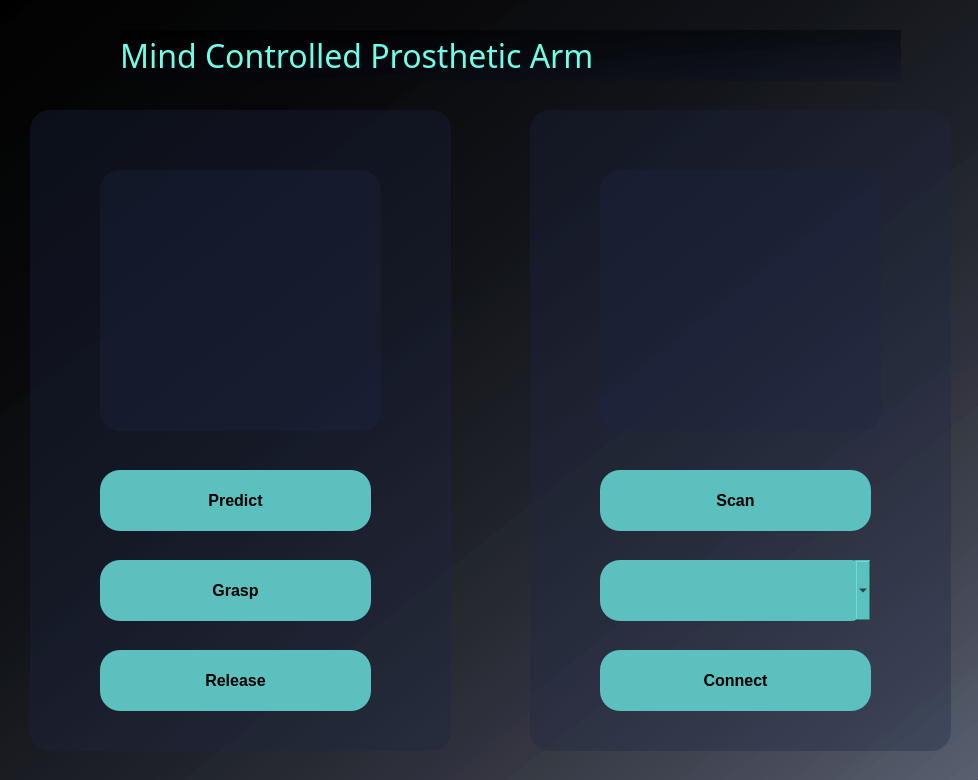
<?xml version="1.0" encoding="UTF-8"?>
<ui version="4.0">
 <class>MainWindow</class>
 <widget class="QMainWindow" name="MainWindow">
  <property name="geometry">
   <rect>
    <x>0</x>
    <y>0</y>
    <width>978</width>
    <height>780</height>
   </rect>
  </property>
  <property name="windowTitle">
   <string>MainWindow</string>
  </property>
  <property name="styleSheet">
   <string notr="true">background-color: qlineargradient(spread:pad, x1:0, y1:0, x2:1, y2:1, stop:0 rgba(0, 0, 0, 255), stop:0.0199005 rgba(0, 0, 0, 200), stop:0.995025  rgba(11, 19, 43, 80), stop:1 rgba(11, 19, 43, 255));</string>
  </property>
  <widget class="QWidget" name="centralwidget">
   <widget class="QFrame" name="frame">
    <property name="geometry">
     <rect>
      <x>30</x>
      <y>110</y>
      <width>421</width>
      <height>641</height>
     </rect>
    </property>
    <property name="styleSheet">
     <string notr="true">background-color: rgb(28, 37, 65, 85);
border-radius: 20px;</string>
    </property>
    <property name="frameShape">
     <enum>QFrame::StyledPanel</enum>
    </property>
    <property name="frameShadow">
     <enum>QFrame::Raised</enum>
    </property>
    <widget class="QPushButton" name="open_button">
     <property name="geometry">
      <rect>
       <x>70</x>
       <y>450</y>
       <width>271</width>
       <height>61</height>
      </rect>
     </property>
     <property name="font">
      <font>
       <pointsize>12</pointsize>
       <weight>75</weight>
       <bold>true</bold>
      </font>
     </property>
     <property name="styleSheet">
      <string notr="true">background-color: rgb(91,192,190);
border-radius: 20px;</string>
     </property>
     <property name="text">
      <string>Grasp</string>
     </property>
    </widget>
    <widget class="QPushButton" name="close_button">
     <property name="geometry">
      <rect>
       <x>70</x>
       <y>540</y>
       <width>271</width>
       <height>61</height>
      </rect>
     </property>
     <property name="font">
      <font>
       <pointsize>12</pointsize>
       <weight>75</weight>
       <bold>true</bold>
      </font>
     </property>
     <property name="styleSheet">
      <string notr="true">background-color: rgb(91,192,190);
border-radius: 20px;</string>
     </property>
     <property name="text">
      <string>Release</string>
     </property>
    </widget>
    <widget class="QLabel" name="arm_state">
     <property name="geometry">
      <rect>
       <x>70</x>
       <y>60</y>
       <width>281</width>
       <height>261</height>
      </rect>
     </property>
     <property name="text">
      <string/>
     </property>
    </widget>
    <widget class="QPushButton" name="predictions_button">
     <property name="geometry">
      <rect>
       <x>70</x>
       <y>360</y>
       <width>271</width>
       <height>61</height>
      </rect>
     </property>
     <property name="font">
      <font>
       <pointsize>12</pointsize>
       <weight>75</weight>
       <bold>true</bold>
      </font>
     </property>
     <property name="styleSheet">
      <string notr="true">background-color: rgb(91,192,190);
border-radius: 20px;</string>
     </property>
     <property name="text">
      <string>Predict</string>
     </property>
    </widget>
   </widget>
   <widget class="QLabel" name="title_label">
    <property name="geometry">
     <rect>
      <x>120</x>
      <y>30</y>
      <width>781</width>
      <height>51</height>
     </rect>
    </property>
    <property name="font">
     <font>
      <family>OCR A Extended</family>
      <pointsize>24</pointsize>
     </font>
    </property>
    <property name="styleSheet">
     <string notr="true">color: rgb(111, 255, 233);</string>
    </property>
    <property name="text">
     <string>Mind Controlled Prosthetic Arm</string>
    </property>
   </widget>
   <widget class="QFrame" name="frame_2">
    <property name="geometry">
     <rect>
      <x>530</x>
      <y>110</y>
      <width>421</width>
      <height>641</height>
     </rect>
    </property>
    <property name="styleSheet">
     <string notr="true">background-color: rgb(28, 37, 65, 85);
border-radius: 20px;</string>
    </property>
    <property name="frameShape">
     <enum>QFrame::StyledPanel</enum>
    </property>
    <property name="frameShadow">
     <enum>QFrame::Raised</enum>
    </property>
    <widget class="QPushButton" name="connect_button">
     <property name="geometry">
      <rect>
       <x>70</x>
       <y>540</y>
       <width>271</width>
       <height>61</height>
      </rect>
     </property>
     <property name="font">
      <font>
       <pointsize>12</pointsize>
       <weight>75</weight>
       <bold>true</bold>
      </font>
     </property>
     <property name="styleSheet">
      <string notr="true">background-color: rgb(91,192,190);
border-radius: 20px;</string>
     </property>
     <property name="text">
      <string>Connect</string>
     </property>
    </widget>
    <widget class="QLabel" name="serial_label">
     <property name="geometry">
      <rect>
       <x>70</x>
       <y>60</y>
       <width>281</width>
       <height>261</height>
      </rect>
     </property>
     <property name="text">
      <string/>
     </property>
    </widget>
    <widget class="QPushButton" name="scan_button">
     <property name="geometry">
      <rect>
       <x>70</x>
       <y>360</y>
       <width>271</width>
       <height>61</height>
      </rect>
     </property>
     <property name="font">
      <font>
       <pointsize>12</pointsize>
       <weight>75</weight>
       <bold>true</bold>
      </font>
     </property>
     <property name="styleSheet">
      <string notr="true">background-color: rgb(91,192,190);
border-radius: 20px;</string>
     </property>
     <property name="text">
      <string>Scan</string>
     </property>
    </widget>
    <widget class="QComboBox" name="ports_comboBox">
     <property name="geometry">
      <rect>
       <x>70</x>
       <y>450</y>
       <width>271</width>
       <height>61</height>
      </rect>
     </property>
     <property name="styleSheet">
      <string notr="true">background-color: rgb(91,192,190);
border-radius: 20px;</string>
     </property>
    </widget>
   </widget>
  </widget>
 </widget>
 <resources/>
 <connections/>
</ui>
